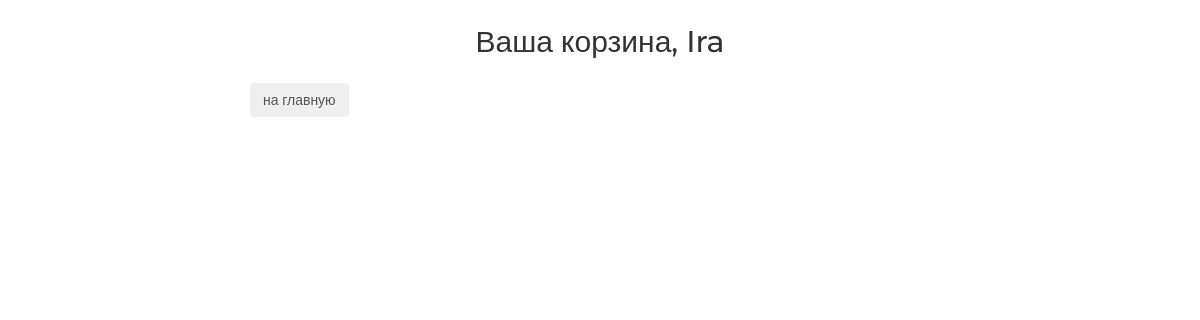
The page /basket/ (signed in) on the database as committed earlier.
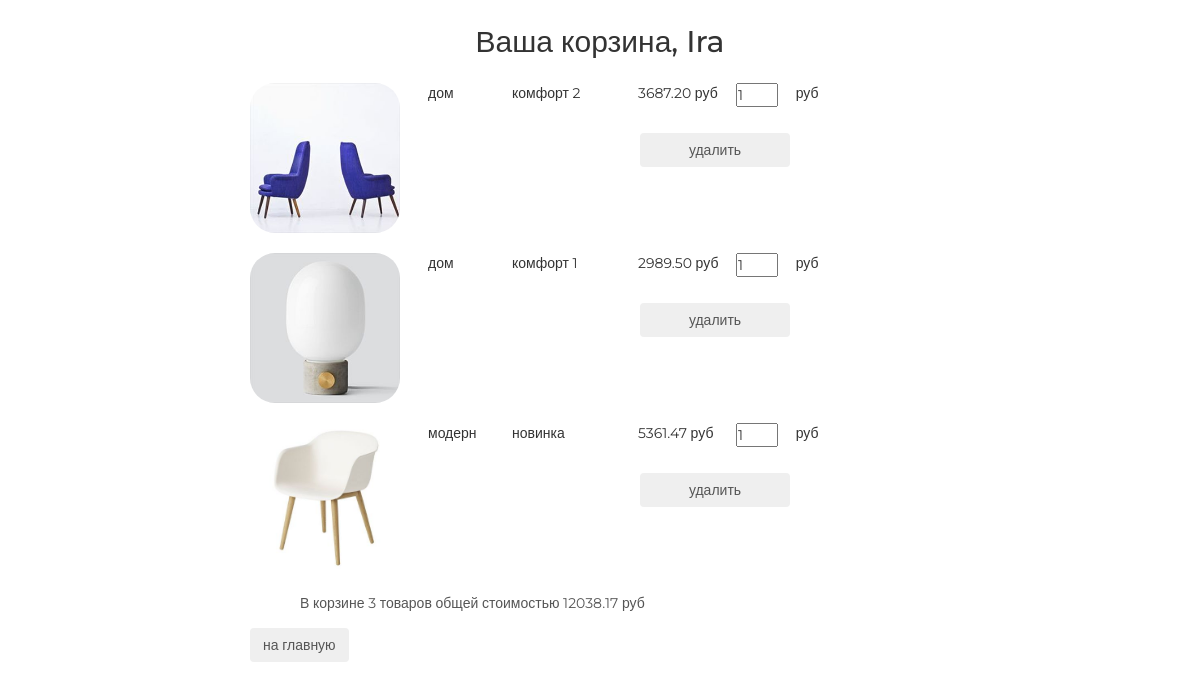
The same page on the database as committed later.
### basketapp/models.py (models this page shows)
class Basket(models.Model):
    user = models.ForeignKey(settings.AUTH_USER_MODEL, on_delete=models.CASCADE)
    product = models.ForeignKey(Product, on_delete=models.CASCADE)
    quantity = models.PositiveIntegerField(verbose_name='количество', default=0)
    add_datetime = models.DateTimeField(verbose_name='время добавления', auto_now_add=True)
    def _get_product_cost(self):
        return self.product.price * self.quantity
    product_cost = property(_get_product_cost)
    def _get_total_quantity(self):
        _items = Basket.objects.filter(user=self.user)
        _totalquantity = sum(list(map(lambda x: x.quantity, _items)))
        return _totalquantity
    total_quantity = property(_get_total_quantity)
    def _get_total_cost(self):
        _items = Basket.objects.filter(user=self.user)
        _totalcost = sum(list(map(lambda x: x.product_cost, _items)))
        return _totalcost
    total_cost = property(_get_total_cost)

### mainapp/models.py (models this page shows, shortened)
class Product(models.Model):
    category = models.ForeignKey(ProductCategory, on_delete=models.CASCADE)
    name = models.CharField(verbose_name='имя продукта', max_length=128)
    image = models.ImageField(upload_to='products_images', blank=True)
    short_desc = models.CharField(verbose_name='краткое описание продукта', max_length=60, blank=True)
    description = models.TextField(verbose_name='описание продукта', blank=True)
    price = models.DecimalField(verbose_name='цена продукта', max_digits=8, decimal_places=2, default=0)
    quantity = models.PositiveIntegerField(verbose_name='количество на складе', default=0)
    is_active = models.BooleanField(verbose_name='категория активна', default=True)

class ProductCategory(models.Model):
    name = models.CharField(verbose_name='название категории', max_length=64, unique=True)
    description = models.TextField(verbose_name='описание категории', blank=True)
    is_active = models.BooleanField(verbose_name='категория активна', default=True)

### authapp/models.py (models this page shows, shortened)
class ShopUser(AbstractUser):
    avatar = models.ImageField(upload_to='users_avatars', blank=True)
    age = models.PositiveIntegerField(verbose_name='возраст', default=18)
    activation_key = models.CharField(max_length=128, blank=True)
    activation_key_created = models.DateTimeField(auto_now_add=True, blank=True, null=True)

### basketapp/views.py (the view)
# urls.py: path('', basketapp.basket, name='view'),
@login_required
def basket(request):
    title = 'корзина'
    basket_items = Basket.objects.filter(user=request.user).order_by('product__category')
    content = {
        'title': title,
        'basket_items': basket_items,
    }
    return render(request, 'basketapp/basket.html', content)

### adminapp/templatetags/my_tags.py (called while the page is built)
def media_folder_products(string):
    if not string:
        string = 'products_images/default.jpg'
    return f'{settings.MEDIA_URL}{string}'

### mainapp/context_processors.py (called while the page is built)
def basket(request):
    basket_list = []
    if request.user.is_authenticated:
        basket_list = Basket.objects.filter(user=request.user)
    return {
        'basket': basket_list
    }

### basketapp/templates/basketapp/basket.html
{% extends 'basketapp/base.html' %}
{% load static %}
{% block content %}
    <div class="basket_list">
        {% include 'basketapp/includes/inc_basket_list.html' %}
    </div>
    <button class="btn btn-round">
        <a href="{% url 'main' %}">
            на главную
        </a>
    </button>
{% endblock %}

### basketapp/templates/basketapp/includes/inc_basket_list.html
{% load my_tags %}
{% for item in basket_items %}
    <div class="basket_record">
        <img src="{{ item.product.image|media_folder_products }}" alt="{{ item.product.short_desc }}">
        <span class="category_name">{{ item.product.category.name }}</span>
        <span class="product_name">{{ item.product.name }}</span>
        <span class="product_price">{{ item.product.price }}&nbspруб</span>
        <input type="number" name="{{ item.pk }}" min="0" value="{{ item.quantity }}">
        <span class="product_cost">{{ item.cost }}&nbspруб</span>
        <button class="btn btn-round">
            <a href="{% url 'basket:remove' item.pk %}" class="">
                удалить
            </a>
        </button>
    </div>
{% endfor %}
{% if basket_items %}
    <div class="basket_summary">
        В корзине {{ basket_items.0.total_quantity }} товаров общей стоимостью
        {{ basket_items.0.total_cost }} руб
    </div>
{% endif %}

Rows that differ between the two databases and show on the page:
added Basket: product.image|media_folder_products (picture), product.category.name "дом", product.name "комфорт 2", product.price "3687.20", quantity "1", user+quantity "3", user+product+quantity "12038.17"
added Basket: product.image|media_folder_products (picture), product.category.name "дом", product.name "комфорт 1", product.price "2989.50", quantity "1"
added Basket: product.image|media_folder_products (picture), product.category.name "модерн", product.name "новинка", product.price "5361.47", quantity "1"
Other text that changed with them:
text now shown: "В корзине товаров общей стоимостью руб"
